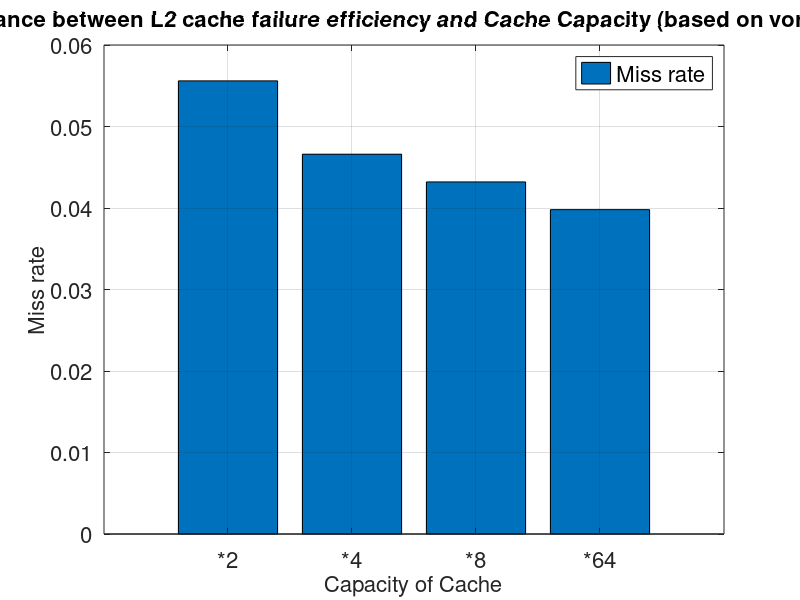

MATLAB code for this plot:
y=[0.0556 	0.0466 	0.0432 	0.0398 ];
b=bar(y);
grid on;
ch = get(b,'children');
set(gca,'XTickLabel',{'*2','*4','*8','*64'}, 'FontSize', 16)
%set(ch,'FaceVertexCData',[1 0 1;0 0 0;])
legend('Miss rate', 'FontSize', 16);
xlabel('Capacity of Cache', 'FontSize', 16);
ylabel('Miss rate', 'FontSize', 16);
title('The relevance between L2 cache failure efficiency and Cache Capacity (based on vortex dataset)', 'FontSize', 16);